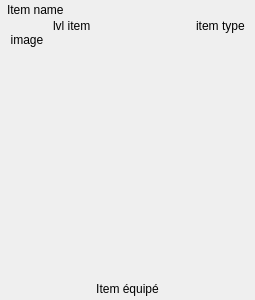
<?xml version="1.0" encoding="UTF-8"?>
<ui version="4.0">
 <class>c_item_display</class>
 <widget class="QWidget" name="c_item_display">
  <property name="geometry">
   <rect>
    <x>0</x>
    <y>0</y>
    <width>255</width>
    <height>300</height>
   </rect>
  </property>
  <property name="sizePolicy">
   <sizepolicy hsizetype="Preferred" vsizetype="Preferred">
    <horstretch>0</horstretch>
    <verstretch>0</verstretch>
   </sizepolicy>
  </property>
  <property name="minimumSize">
   <size>
    <width>0</width>
    <height>0</height>
   </size>
  </property>
  <property name="maximumSize">
   <size>
    <width>16777215</width>
    <height>16777215</height>
   </size>
  </property>
  <property name="windowTitle">
   <string>Form</string>
  </property>
  <layout class="QVBoxLayout" name="verticalLayout_7">
   <property name="leftMargin">
    <number>1</number>
   </property>
   <property name="topMargin">
    <number>1</number>
   </property>
   <property name="rightMargin">
    <number>1</number>
   </property>
   <property name="bottomMargin">
    <number>1</number>
   </property>
   <item>
    <widget class="QWidget" name="widget" native="true">
     <layout class="QVBoxLayout" name="verticalLayout_2">
      <property name="leftMargin">
       <number>0</number>
      </property>
      <property name="topMargin">
       <number>0</number>
      </property>
      <property name="rightMargin">
       <number>0</number>
      </property>
      <property name="bottomMargin">
       <number>0</number>
      </property>
      <item>
       <widget class="QWidget" name="definition_display" native="true">
        <property name="maximumSize">
         <size>
          <width>16777215</width>
          <height>63</height>
         </size>
        </property>
        <layout class="QVBoxLayout" name="verticalLayout_5">
         <property name="spacing">
          <number>0</number>
         </property>
         <property name="leftMargin">
          <number>6</number>
         </property>
         <property name="topMargin">
          <number>0</number>
         </property>
         <property name="rightMargin">
          <number>6</number>
         </property>
         <property name="bottomMargin">
          <number>3</number>
         </property>
         <item>
          <widget class="QLabel" name="item_name">
           <property name="minimumSize">
            <size>
             <width>0</width>
             <height>18</height>
            </size>
           </property>
           <property name="text">
            <string>Item name</string>
           </property>
          </widget>
         </item>
         <item>
          <layout class="QHBoxLayout" name="horizontalLayout">
           <property name="spacing">
            <number>0</number>
           </property>
           <item>
            <widget class="QWidget" name="background_item" native="true">
             <property name="minimumSize">
              <size>
               <width>40</width>
               <height>40</height>
              </size>
             </property>
             <property name="maximumSize">
              <size>
               <width>40</width>
               <height>40</height>
              </size>
             </property>
             <layout class="QVBoxLayout" name="verticalLayout">
              <property name="spacing">
               <number>0</number>
              </property>
              <property name="sizeConstraint">
               <enum>QLayout::SetNoConstraint</enum>
              </property>
              <property name="leftMargin">
               <number>2</number>
              </property>
              <property name="topMargin">
               <number>2</number>
              </property>
              <property name="rightMargin">
               <number>2</number>
              </property>
              <property name="bottomMargin">
               <number>2</number>
              </property>
              <item>
               <widget class="QLabel" name="item_image">
                <property name="sizePolicy">
                 <sizepolicy hsizetype="Ignored" vsizetype="Preferred">
                  <horstretch>0</horstretch>
                  <verstretch>0</verstretch>
                 </sizepolicy>
                </property>
                <property name="maximumSize">
                 <size>
                  <width>40</width>
                  <height>40</height>
                 </size>
                </property>
                <property name="text">
                 <string>image</string>
                </property>
                <property name="alignment">
                 <set>Qt::AlignCenter</set>
                </property>
               </widget>
              </item>
             </layout>
            </widget>
           </item>
           <item>
            <layout class="QVBoxLayout" name="verticalLayout_3">
             <property name="leftMargin">
              <number>6</number>
             </property>
             <item>
              <widget class="QLabel" name="item_lvl">
               <property name="text">
                <string>lvl item</string>
               </property>
              </widget>
             </item>
             <item>
              <spacer name="verticalSpacer">
               <property name="orientation">
                <enum>Qt::Vertical</enum>
               </property>
               <property name="sizeHint" stdset="0">
                <size>
                 <width>20</width>
                 <height>40</height>
                </size>
               </property>
              </spacer>
             </item>
            </layout>
           </item>
           <item>
            <layout class="QVBoxLayout" name="verticalLayout_4">
             <item>
              <widget class="QLabel" name="item_type">
               <property name="sizePolicy">
                <sizepolicy hsizetype="Maximum" vsizetype="Preferred">
                 <horstretch>0</horstretch>
                 <verstretch>0</verstretch>
                </sizepolicy>
               </property>
               <property name="text">
                <string>item type </string>
               </property>
               <property name="alignment">
                <set>Qt::AlignRight|Qt::AlignTrailing|Qt::AlignVCenter</set>
               </property>
              </widget>
             </item>
             <item>
              <spacer name="verticalSpacer_2">
               <property name="orientation">
                <enum>Qt::Vertical</enum>
               </property>
               <property name="sizeHint" stdset="0">
                <size>
                 <width>20</width>
                 <height>40</height>
                </size>
               </property>
              </spacer>
             </item>
            </layout>
           </item>
          </layout>
         </item>
        </layout>
       </widget>
      </item>
      <item>
       <widget class="QWidget" name="line_widget" native="true">
        <property name="minimumSize">
         <size>
          <width>0</width>
          <height>1</height>
         </size>
        </property>
        <property name="maximumSize">
         <size>
          <width>16777215</width>
          <height>1</height>
         </size>
        </property>
       </widget>
      </item>
      <item>
       <widget class="QWidget" name="effects_display" native="true">
        <layout class="QVBoxLayout" name="verticalLayout_6">
         <property name="spacing">
          <number>0</number>
         </property>
         <property name="leftMargin">
          <number>0</number>
         </property>
         <property name="topMargin">
          <number>0</number>
         </property>
         <property name="rightMargin">
          <number>0</number>
         </property>
         <property name="bottomMargin">
          <number>3</number>
         </property>
         <item>
          <widget class="QLabel" name="use_label">
           <property name="minimumSize">
            <size>
             <width>0</width>
             <height>0</height>
            </size>
           </property>
           <property name="text">
            <string/>
           </property>
           <property name="indent">
            <number>0</number>
           </property>
          </widget>
         </item>
         <item>
          <layout class="QVBoxLayout" name="use_layout">
           <property name="leftMargin">
            <number>0</number>
           </property>
          </layout>
         </item>
         <item>
          <widget class="QLabel" name="equip_label">
           <property name="text">
            <string/>
           </property>
           <property name="margin">
            <number>0</number>
           </property>
           <property name="indent">
            <number>0</number>
           </property>
          </widget>
         </item>
         <item>
          <layout class="QVBoxLayout" name="equip_layout">
           <property name="spacing">
            <number>0</number>
           </property>
           <property name="leftMargin">
            <number>0</number>
           </property>
          </layout>
         </item>
         <item>
          <spacer name="verticalSpacer_3">
           <property name="orientation">
            <enum>Qt::Vertical</enum>
           </property>
           <property name="sizeHint" stdset="0">
            <size>
             <width>20</width>
             <height>0</height>
            </size>
           </property>
          </spacer>
         </item>
         <item>
          <widget class="QLabel" name="label_equiped_cmp">
           <property name="text">
            <string>Item équipé</string>
           </property>
           <property name="alignment">
            <set>Qt::AlignCenter</set>
           </property>
          </widget>
         </item>
        </layout>
       </widget>
      </item>
     </layout>
    </widget>
   </item>
  </layout>
 </widget>
 <resources/>
 <connections/>
</ui>
